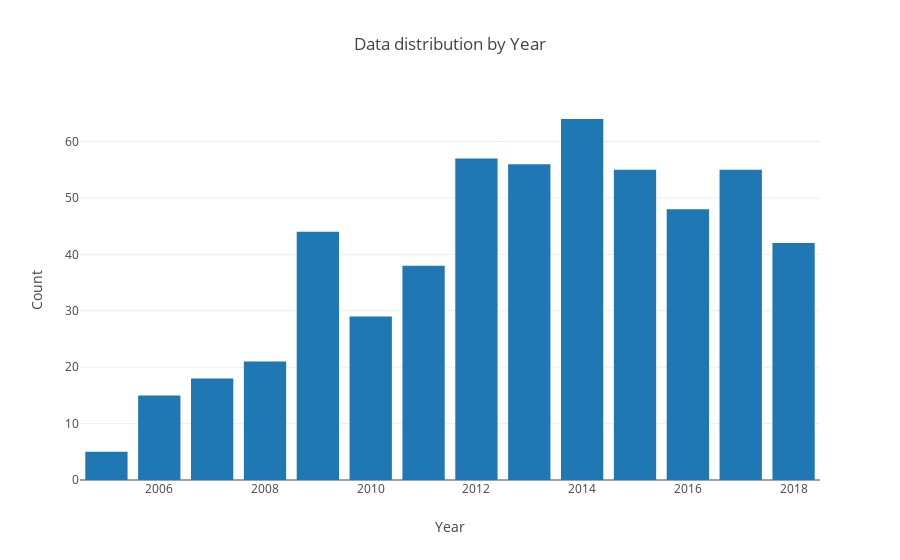

Write notebook code for a chart like this one.
### Markdown cell above
Most samples are from the year 2014.

### Code cell
year_counts_plot = [go.Bar(x=year_counts['Year'], y=year_counts['Count'])]
py.iplot({'data': year_counts_plot,
                  'layout': {
            'title': 'Data distribution by Year',
            'xaxis': {
                 'title': 'Year'},
            'yaxis': {
                'title': 'Count '}
        }})

### Figure 1 — Plotly figure (JSON) as saved in the notebook; plotly's stock layout.template omitted (floating-point values rounded to 4 significant figures)
{"data": [{"type": "bar", "uid": "81193502-9d8f-11e8-b9ed-704d7b2ccef5", "x": ["2014", "2012", "2013", "2017", "2015", "2016", "2009", "2018", "2011", "2010", "2008", "2007", "2006", "2005"], "y": [64, 57, 56, 55, 55, 48, 44, 42, 38, 29, 21, 18, 15, 5]}], "layout": {"title": "Data distribution by Year", "xaxis": {"title": "Year"}, "yaxis": {"title": "Count "}}}
